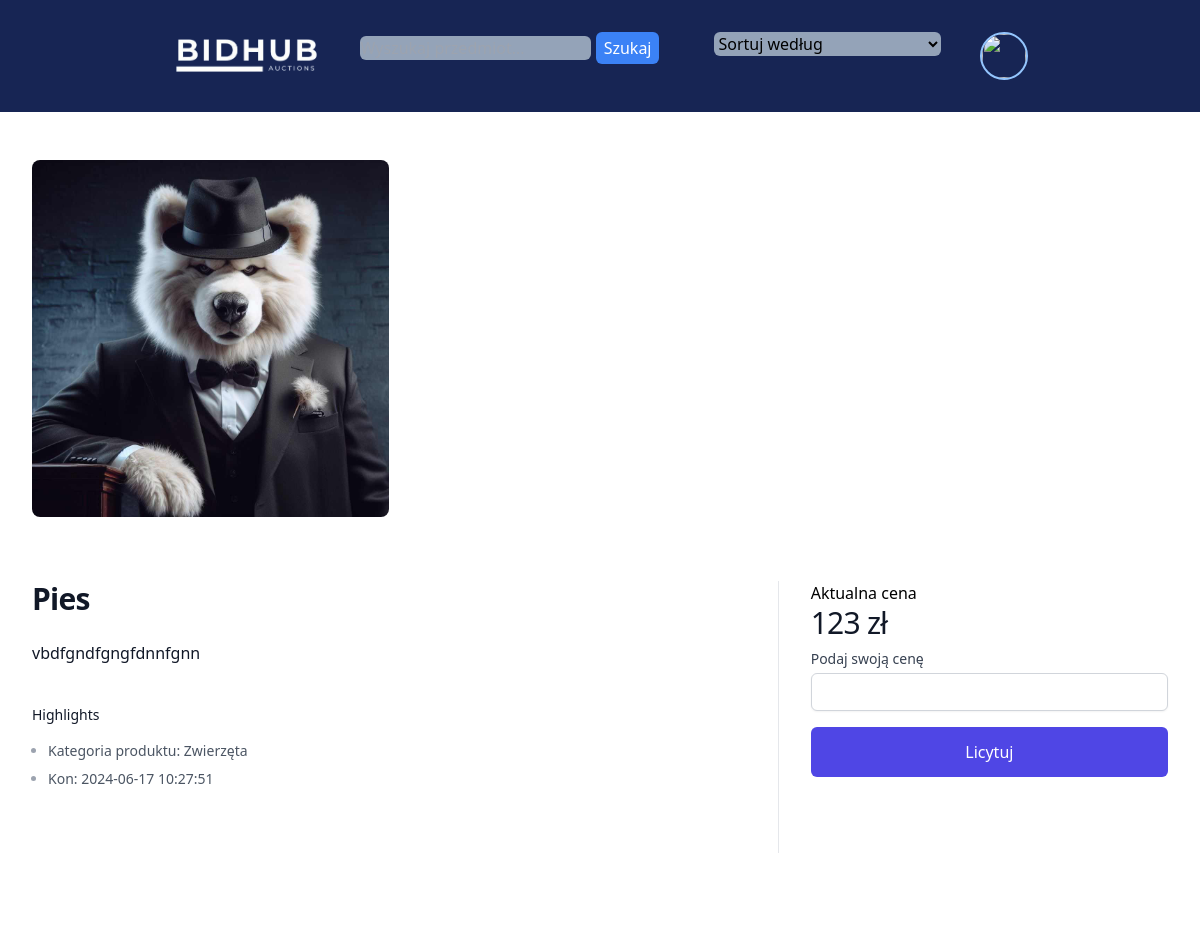
The app's page /dist/product_page.php?id_auction=15 (signed in), older data.
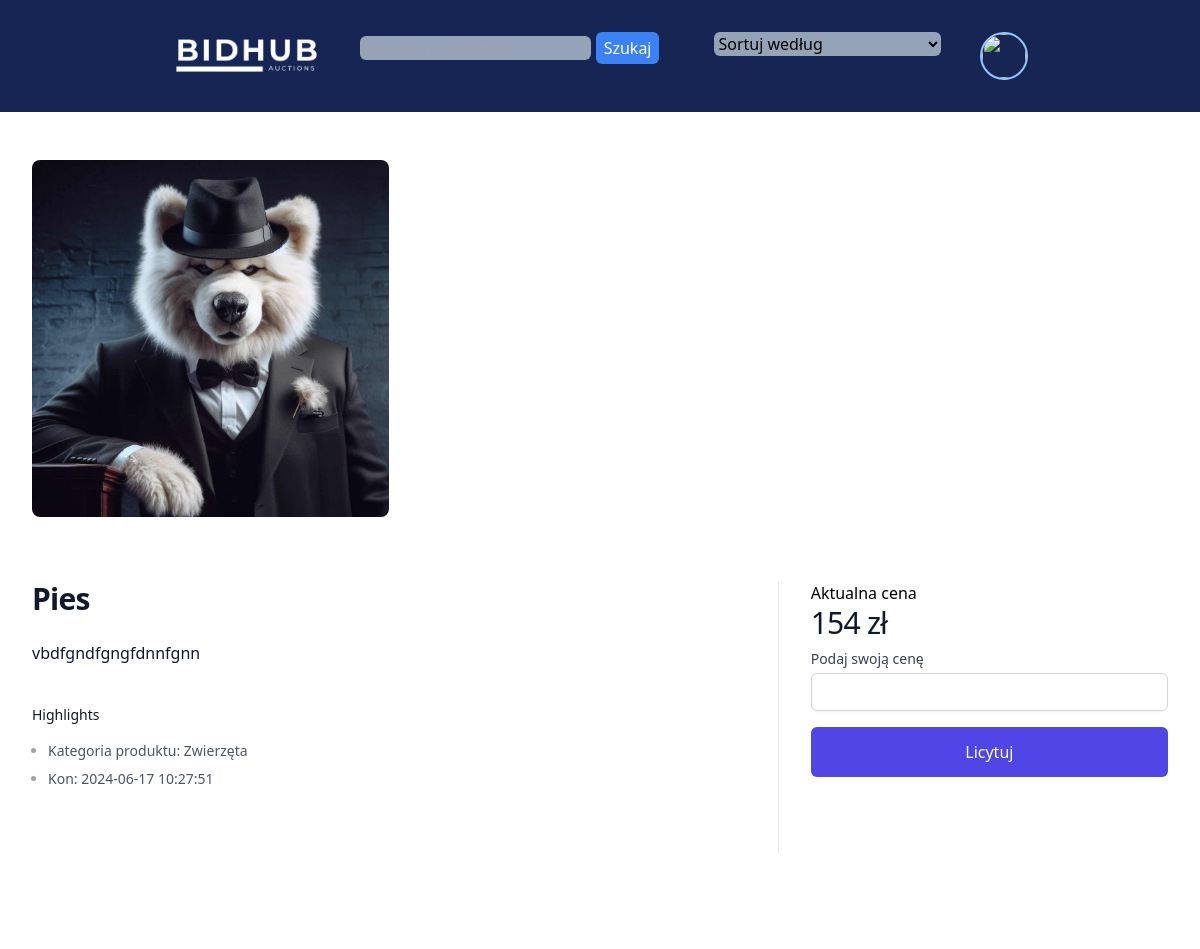
The same page, newer data.
### tables this page shows
CREATE TABLE `auctions` (
  `id_auction` int(11) NOT NULL,
  `id_user` int(11) NOT NULL,
  `id_category` int(11) NOT NULL,
  `title` varchar(50) NOT NULL,
  `description` varchar(1000) NOT NULL,
  `image` varchar(255) NOT NULL,
  `start_price` double NOT NULL,
  `end_time` datetime NOT NULL DEFAULT current_timestamp()
);

CREATE TABLE `categories` (
  `id_category` int(11) NOT NULL,
  `category_name` varchar(100) NOT NULL
);

### dist/product_page.php (the view, shortened to what this page needs)
<?php
    include_once "../scripts/connect.php";
        $search = isset($_GET['search']) ? trim($_GET['search']) : '';
        if (isset($_GET['id_auction'])) {
            $id_auction = (int)$_GET['id_auction'];
            $sql = "SELECT auctions.*, categories.category_name
                    FROM auctions
                    JOIN categories ON auctions.id_category = categories.id_category
                    WHERE id_auction = :id_auction";
            $stmt = $conn->prepare($sql);
            $stmt->execute(['id_auction' => $id_auction]);
            $auction = $stmt->fetch(PDO::FETCH_ASSOC);
        } else {
            echo "Invalid product!";
            exit;
        }
?>
<!DOCTYPE html>
<html lang="en">
<head>
    <link rel="stylesheet" href="../src/output.css">
    <link href="https://cdn.jsdelivr.net/npm/tailwindcss@2.2.19/dist/tailwind.min.css" rel="stylesheet">
</head>
<body>
<header class="bg-blue-950">
    <div class="container w-4/5 m-auto bg-blue-950 flex justify-around p-8">
        <div><a href="loggin.php"><img src="/projekt/projekt/img/BidHub_logo_removebg_minimalized.png" alt="Błąd załadowania zdjęcia" width="150" height="150"></a></div>
        <form method="GET" action="loggin.php" class="inline-block">
            <input type="text" name="search" class="bg-slate-400 text-black rounded-md" placeholder="Wyszukaj przedmiot..." value="<?php echo htmlspecialchars($search); ?>">
            <button type="submit" class="bg-blue-500 text-white px-2 py-1 rounded-md">Szukaj</button>
        </form>
        <form method="GET" action="loggin.php" class="inline-block ml-4">
            <select name="sort" class="bg-slate-400 text-black rounded-md" onchange="this.form.submit()">
                <option value="">Sortuj według</option>
            </select>
        </form>
        <div id="dropdownButton" class="text-black font-bold">
            <div onclick="myDropdown()" class="block w-12 h-12 rounded-full overflow-hidden border-2 border-blue-300 focus:outline-none focus:border-white">
                <img class="h-full w-full object-cover" src="https://cdn.pixabay.com/photo/2017/03/04/20/50/pale-2116960_640.jpg" alt="">
            </div>
        </div>
    </div>
</header>
<div class="bg-white">
  <div class="pt-6">
    <div class="mx-auto mt-6 max-w-2xl sm:px-6 lg:grid lg:max-w-7xl lg:grid-cols-3 lg:gap-x-8 lg:px-8">
      <div class="hidden lg:grid lg:grid-cols-1 lg:gap-y-8">
        <div class="aspect-h-2 aspect-w-3 overflow-hidden rounded-lg">
            <img src="<?php echo htmlspecialchars($auction['image']); ?>" alt="<?php echo htmlspecialchars($auction['title']); ?>" class="h-full w-full object-cover object-center">
        </div>
      </div>
    </div>
    <div class="mx-auto max-w-2xl px-4 pb-16 pt-10 sm:px-6 lg:grid lg:max-w-7xl lg:grid-cols-3 lg:grid-rows-[auto,auto,1fr] lg:gap-x-8 lg:px-8 lg:pb-24 lg:pt-16">
      <div class="lg:col-span-2 lg:border-r lg:border-gray-200 lg:pr-8">
        <h1 class="text-2xl font-bold tracking-tight text-gray-900 sm:text-3xl"><?php echo htmlspecialchars($auction['title']); ?></h1>
      </div>
      <div class="mt-4 lg:row-span-3 lg:mt-0">
      <h2 class="">Aktualna cena</h2>
        <p class="text-3xl tracking-tight text-gray-900"><?php echo htmlspecialchars($auction['start_price']); ?> zł</p>
        <form method="POST" action="">
            <label for="bid_amount" class="block text-sm font-medium text-gray-700 mt-2">Podaj swoją cenę</label>
            <input type="number" id="bid_amount" name="bid_amount" class="mt-1 block w-full px-3 py-2 border border-gray-300 rounded-md shadow-sm focus:ring-indigo-500 focus:border-indigo-500 sm:text-sm" step="1.00" required>
            <button type="submit" class="mt-4 flex w-full items-center justify-center rounded-md border border-transparent bg-indigo-600 px-8 py-3 text-base font-medium text-white hover:bg-indigo-700 focus:outline-none focus:ring-2 focus:ring-indigo-500 focus:ring-offset-2">Licytuj</button>
        </form>
     </div>
      <div class="py-10 lg:col-span-2 lg:col-start-1 lg:border-r lg:border-gray-200 lg:pb-16 lg:pr-8 lg:pt-6">
        <div>
          <div class="space-y-6">
            <p class="text-base text-gray-900"><?php echo nl2br(htmlspecialchars($auction['description'])); ?></p>
          </div>
        </div>
        <div class="mt-10">
          <h3 class="text-sm font-medium text-gray-900">Highlights</h3>
          <div class="mt-4">
            <ul role="list" class="list-disc space-y-2 pl-4 text-sm">
              <li class="text-gray-400"><span class="text-gray-600">Kategoria produktu: <?php echo htmlspecialchars($auction['category_name']); ?></span></li>
              <li class="text-gray-400"><span class="text-gray-600">Kon: <?php echo htmlspecialchars($auction['end_time']); ?></span></li>
            </ul>
          </div>
        </div>
      </div>
    </div>
  </div>
</div>
</body>
</html>

Row changes from the older to the newer data that the page shows:
changed auctions "Pies": start_price "123" → "154"
